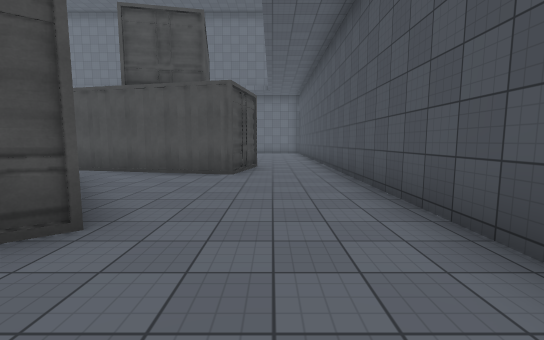
View 1 (above)

24 first-person views from a walk through a 3-D level made in the Unity game engine. The camera is 1.5 m above the floor, tilts 6° down and sees 90° across. The floor is counted in squares, 2 m on a side. Each view is taken from the middle of a square. On the plan, view 1 faces up. The plan holds only what a view shows up to about 10 squares ahead; the rest is blank. The place goes on beyond the plan. The player character is not drawn. Some animated figures are not drawn. Surface patterns are stand-ins for the level's own textures.

View 2
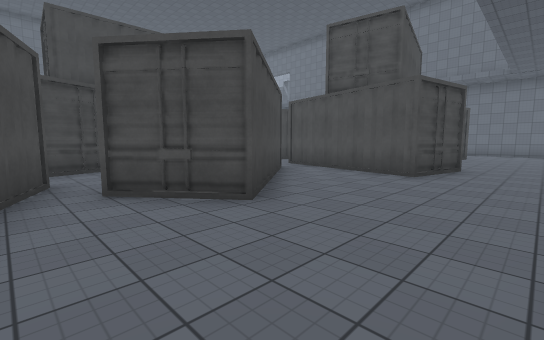

View 3
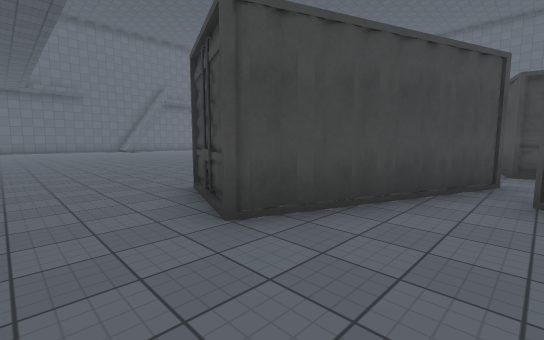

View 4
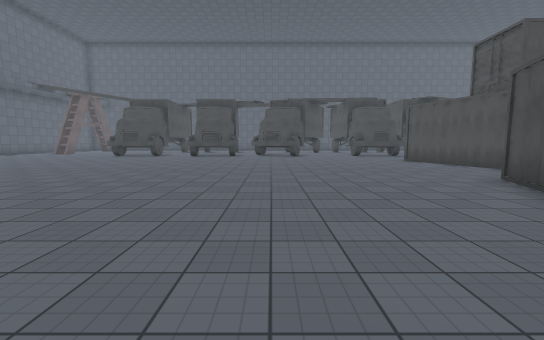

View 5
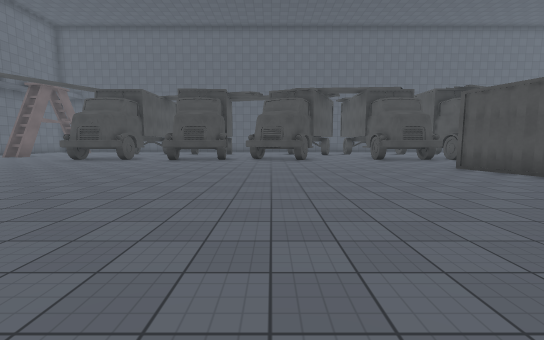

View 6
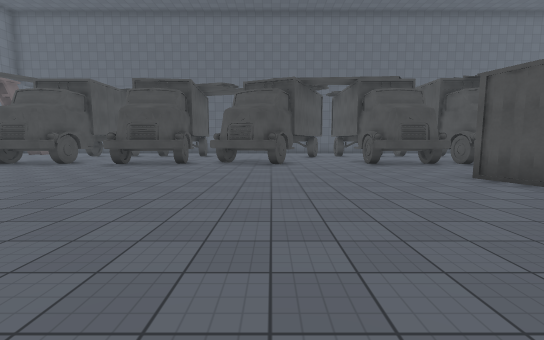

View 7
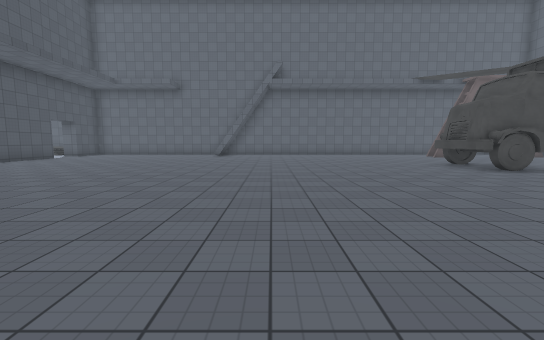

View 8
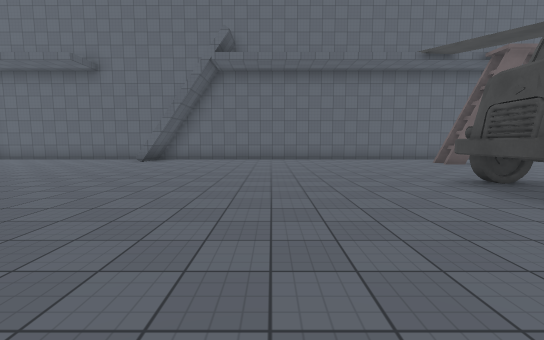

View 9
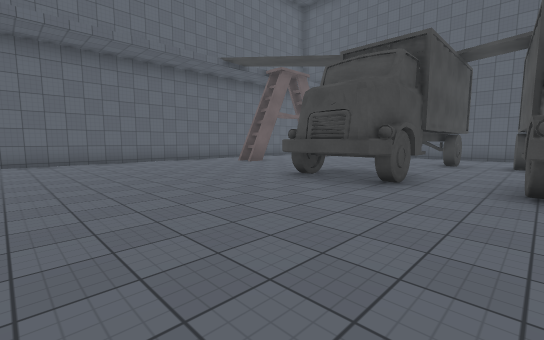

View 10
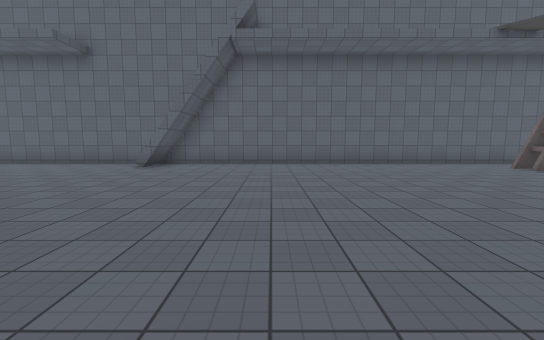

View 11
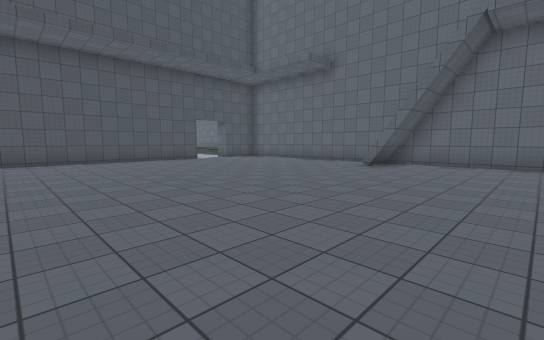

View 12
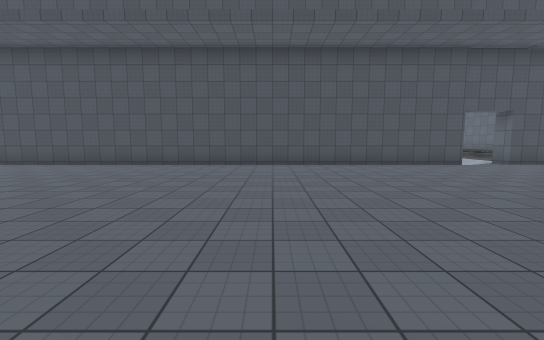

View 13
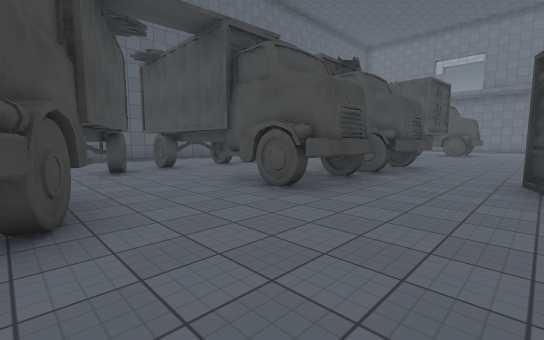

View 14
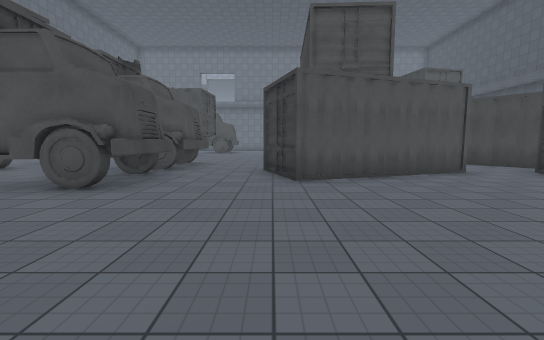

View 15
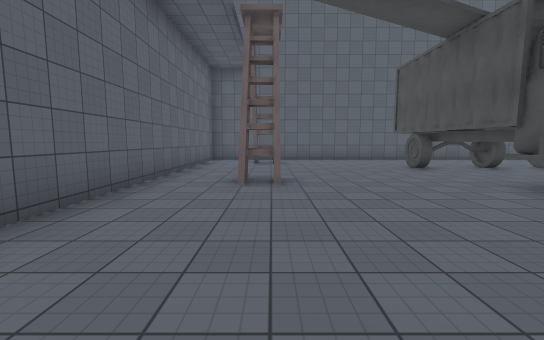

View 16
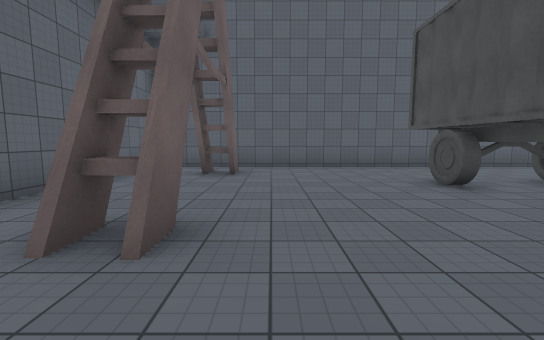

View 17
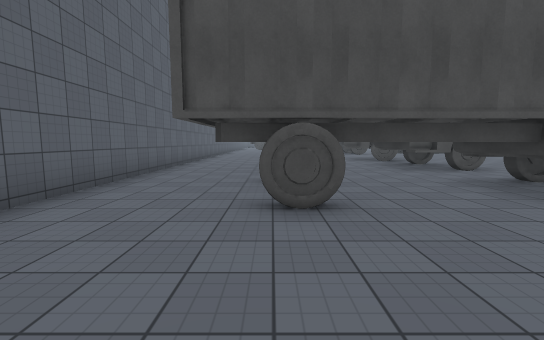

View 18
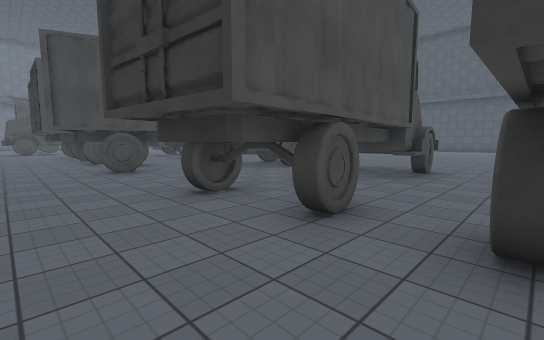

View 19
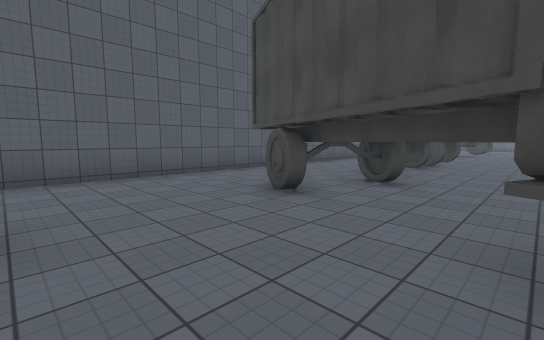

View 20
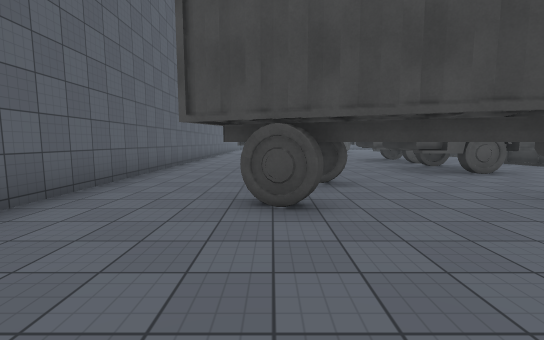

View 21
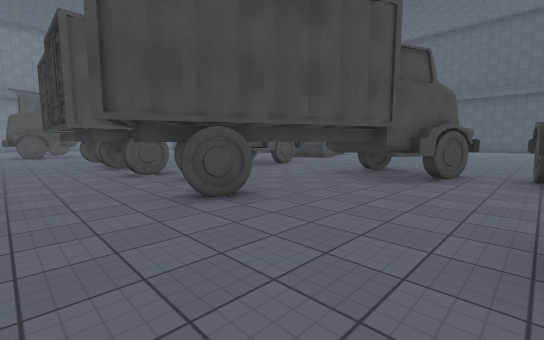

View 22
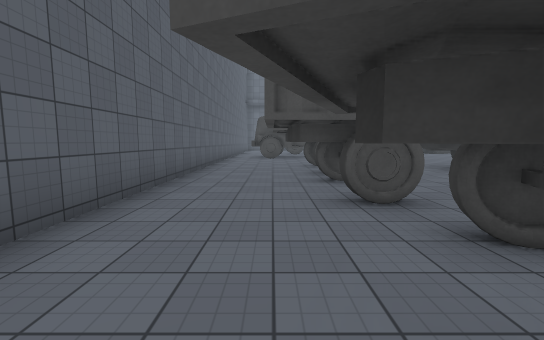

View 23
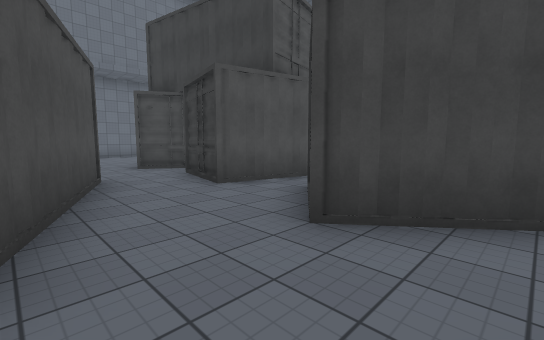

View 24
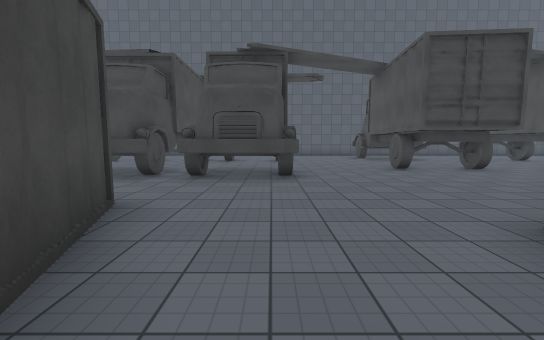

### Floor plan
Key: @ floor where view 1 was taken; # wall or solid block; . floor; T thing the floor can be seen under or through; O other object.
Columns run from 22 left of view 1 to 2 right of it. Each row starts with its distance up from view 1.
 12     O           ..   ...
 11     OOO         .#   ...
 10      ...        ..O  ...#
  9      ....     O#.O    ..#
  8       ##...   ##.#   O..#
  7     ####...   #..#####..#
  6     ........  #.........#
  5 #............ #.O##.....#
  4 #................###....#
  3 #..OO OOOO.......####...#
  2 #..OO OOOO...# O..##O...#
  1 #.......O..#####...O....
  0 #..OOOOOO..####..O##..@.
 -1 #..OOOOOO...O....O####..
 -2 #..O...OO.........#  O..#
 -3 #..TT............... O..#
 -4 #..TTT..................#
 -5 #..TTTTTT...............#
 -6 #.....TTT...............#
 -7 #.......#...............#
 -8 #......##...............#
 -9 #..######...............#
-10 #..######...............#
-11 #.......................#
-12 #..O...OO...............#
-13 #..OOOOOO...............#
-14 #..O...OO...............#
-15 #.......................#
-16 #.......................#
-17 #.......................#
-18 #.#...#..................
-19 #...............##......#
-20 #...............##...####
-21 ######################

Positions as (right, up) in squares from view 1, and headings:
1: (0, 0), facing up
2: (1, 0), facing up-left
3: (1, 1), facing down-left
4: (0, -6), facing left
5: (-3, -6), facing left
6: (-5, -5), facing left
7: (-8, -5), facing down
8: (-10, -9), facing down
9: (-9, -10), facing down-left
10: (-9, -11), facing down
11: (-9, -11), facing down-right
12: (-7, -11), facing right
13: (-11, -5), facing up-left
14: (-11, -6), facing up
15: (-11, -18), facing left
16: (-14, -17), facing left
17: (-19, -17), facing up
18: (-21, -12), facing up-right
19: (-16, -8), facing up-left
20: (-19, -8), facing up
21: (-21, -8), facing up-right
22: (-20, -5), facing up
23: (-8, 3), facing up-right
24: (-8, 3), facing left
